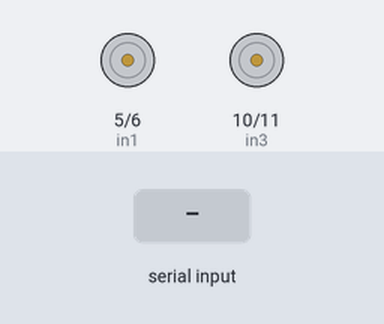
Simulated run of this sketch. Board: Arduino Uno, built with avr-gcc and run on an emulated ATmega328P. Parts: motor-driver pin pairs drawn as motors (green arrow = first pin HIGH = forward, orange = second pin HIGH = backward, longer = more drive). The test bench sets the inputs (shaded band).

Above: at 1.2 s.
1.3 s: "F" received over Serial
At 2.0 s:
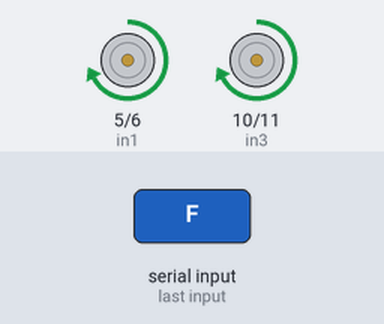
2.8 s: "B" received over Serial
At 3.1 s:
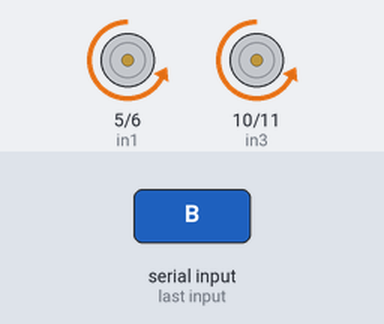
4.3 s: "L" received over Serial
At 5.5 s:
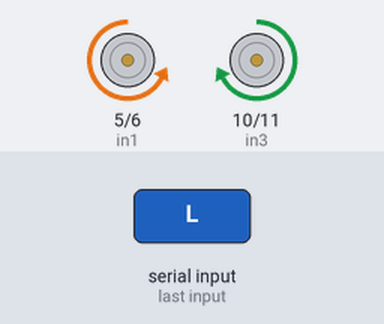
5.8 s: "R" received over Serial
At 6.6 s:
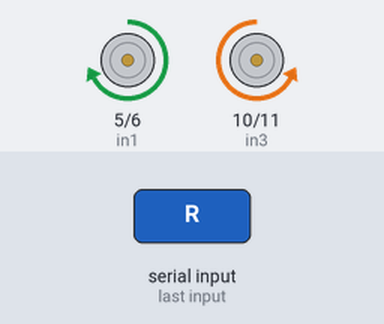
7.3 s: "G" received over Serial
At 7.8 s:
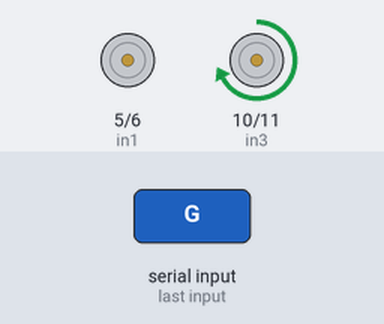
8.8 s: "I" received over Serial
At 10.1 s:
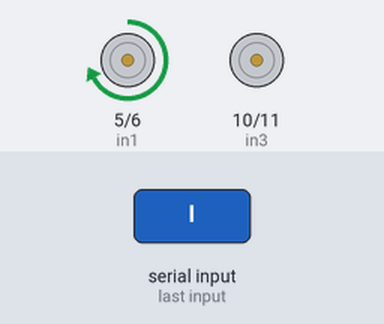
Timing chart, 0 to 11.3 s (numbered marks = the images above; inputs shaded):
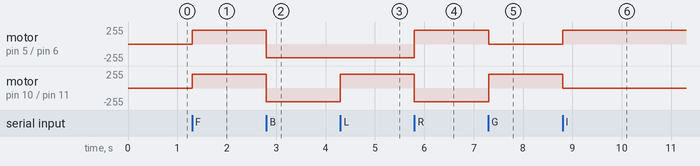

The sketch:

RaceCar_Bluetooth.ino
```cpp
#define in1 5 //L298n Motor Driver pins.
#define in2 6
#define in3 10
#define in4 11

int command; //Int to store app command state.
int Speed = 204; // 0 - 255.
int Speedsec;

int Turnradius = 0; //Set the radius of a turn, 0 - 255 Note:the robot will malfunction if this is higher than int Speed.
void setup() {
  pinMode(in1, OUTPUT);
  pinMode(in2, OUTPUT);
  pinMode(in3, OUTPUT);
  pinMode(in4, OUTPUT);

  Serial.begin(9600);  //Set the baud rate to your Bluetooth module.
}

void loop() {
  if (Serial.available() > 0) {
    command = Serial.read();
    Stop(); //Initialize with motors stoped.
    switch (command) {
      case 'F':
        forward();
        break;
      case 'B':
        back();
        break;
      case 'L':
        left();
        break;
      case 'R':
        right();
        break;
      case 'G':
        forwardleft();
        break;
      case 'I':
        forwardright();
        break;
      case 'H':
        backleft();
        break;
      case 'J':
        backright();
        break;
      case '0':
        Speed = 100;
        break;
      case '1':
        Speed = 140;
        break;
      case '2':
        Speed = 153;
        break;
      case '3':
        Speed = 165;
        break;
      case '4':
        Speed = 178;
        break;
      case '5':
        Speed = 191;
        break;
      case '6':
        Speed = 204;
        break;
      case '7':
        Speed = 216;
        break;
      case '8':
        Speed = 229;
        break;
      case '9':
        Speed = 242;
        break;
      case 'q':
        Speed = 255;
        break;
    }
    Speedsec = Turnradius;

  }
}

void forward() {
  analogWrite(in1, Speed);
  analogWrite(in3, Speed);
}

void back() {
  analogWrite(in2, Speed);
  analogWrite(in4, Speed);
}

void left() {
  analogWrite(in3, Speed);
  analogWrite(in2, Speed);
}

void right() {
  analogWrite(in4, Speed);
  analogWrite(in1, Speed);
}
void forwardleft() {
  analogWrite(in1, Speedsec);
  analogWrite(in3, Speed);
}
void forwardright() {
  analogWrite(in1, Speed);
  analogWrite(in3, Speedsec);
}
void backright() {
  analogWrite(in2, Speed);
  analogWrite(in4, Speedsec);
}
void backleft() {
  analogWrite(in2, Speedsec);
  analogWrite(in4, Speed);
}

void Stop() {
  analogWrite(in1, 0);
  analogWrite(in2, 0);
  analogWrite(in3, 0);
  analogWrite(in4, 0);
}
```

Measured:
- after the input at 1.3 s, motor on pin 5 (in1) / pin 6 (in2), motor on pin 10 (in3) / pin 11 (in4): stopped → forward 204/255 at once
- after the input at 2.8 s, motor on pin 5 (in1) / pin 6 (in2), motor on pin 10 (in3) / pin 11 (in4): forward 204/255 → backward 204/255 at once
- after the input at 4.3 s, motor on pin 10 (in3) / pin 11 (in4): backward 204/255 → forward 204/255 at once
- after the input at 5.8 s, motor on pin 5 (in1) / pin 6 (in2): backward 204/255 → forward 204/255 at once; motor on pin 10 (in3) / pin 11 (in4): forward 204/255 → backward 204/255 at once
- after the input at 7.3 s, motor on pin 5 (in1) / pin 6 (in2): forward 204/255 → stopped at once; motor on pin 10 (in3) / pin 11 (in4): backward 204/255 → forward 204/255 at once
- after the input at 8.8 s, motor on pin 5 (in1) / pin 6 (in2): stopped → forward 204/255 at once; motor on pin 10 (in3) / pin 11 (in4): forward 204/255 → stopped at once
